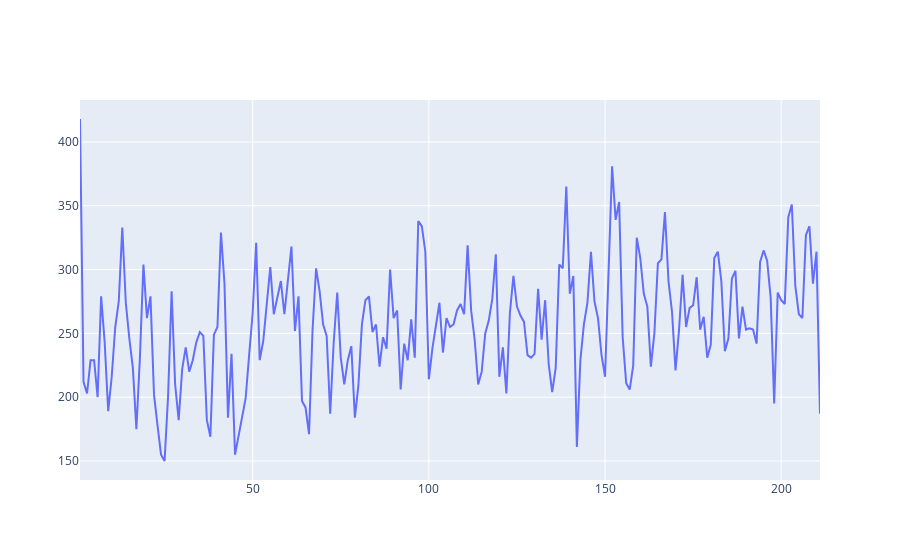

The notebook cell this image was saved under:
### Code cell
fig = go.Figure(data = [go.Scatter(x = df2['time_lags'], y = df2['crime_num'])])
fig.show()

### Figure 1 — Plotly figure (JSON) as saved in the notebook; plotly's stock layout.template omitted (floating-point values rounded to 4 significant figures; data arrays with more than 128 entries replaced by an {"elided": "..."} marker saying what was removed)
{"data": [{"type": "scatter", "x": {"elided": "211 int values"}, "y": {"elided": "211 int values"}}], "layout": {}}
